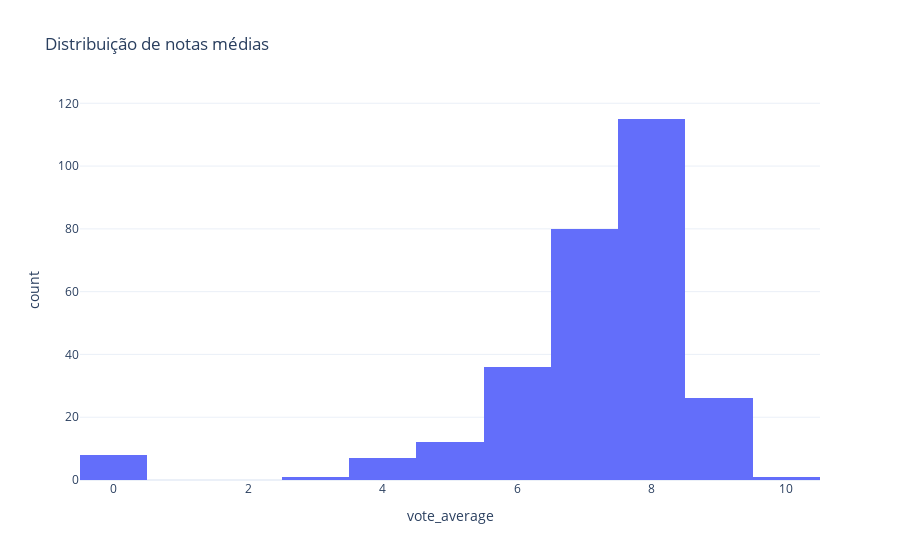
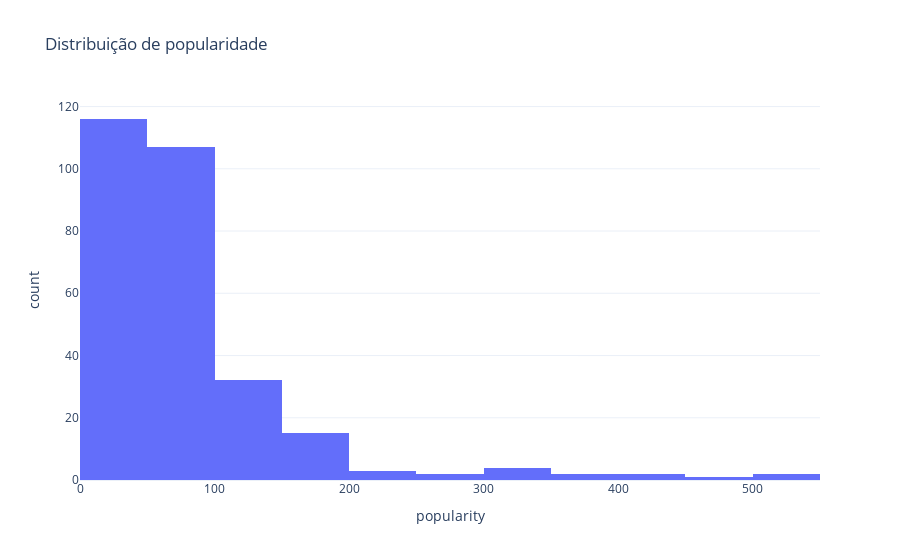

Notebook code for these charts, in order:
### Code cell
# Distribuição por notas e popularidade

fig_nota = px.histogram(
    df_modelagem,
    x="vote_average",
    nbins=20,
    title="Distribuição de notas médias"
)
fig_nota.update_layout(template="plotly_white")
fig_nota.show()

fig_pop = px.histogram(
    df_modelagem,
    x="popularity",
    nbins=20,
    title="Distribuição de popularidade"
)
fig_pop.update_layout(template="plotly_white")
fig_pop.show()

### Figure 1 — Plotly figure (JSON) as saved in the notebook; plotly's stock layout.template omitted (floating-point values rounded to 4 significant figures; data arrays with more than 128 entries replaced by an {"elided": "..."} marker saying what was removed)
{"data": [{"bingroup": "x", "hovertemplate": "vote_average=%{x}<br>count=%{y}<extra></extra>", "legendgroup": "", "marker": {"color": "#636efa", "pattern": {"shape": ""}}, "name": "", "nbinsx": 20, "orientation": "v", "showlegend": false, "type": "histogram", "x": {"elided": "286 float values"}, "xaxis": "x", "yaxis": "y"}], "layout": {"barmode": "relative", "legend": {"tracegroupgap": 0}, "title": {"text": "Distribuição de notas médias"}, "xaxis": {"anchor": "y", "domain": [0, 1], "title": {"text": "vote_average"}}, "yaxis": {"anchor": "x", "domain": [0, 1], "title": {"text": "count"}}}}

### Figure 2 — Plotly figure (JSON) as saved in the notebook; plotly's stock layout.template omitted (floating-point values rounded to 4 significant figures; data arrays with more than 128 entries replaced by an {"elided": "..."} marker saying what was removed)
{"data": [{"bingroup": "x", "hovertemplate": "popularity=%{x}<br>count=%{y}<extra></extra>", "legendgroup": "", "marker": {"color": "#636efa", "pattern": {"shape": ""}}, "name": "", "nbinsx": 20, "orientation": "v", "showlegend": false, "type": "histogram", "x": {"elided": "286 float values"}, "xaxis": "x", "yaxis": "y"}], "layout": {"barmode": "relative", "legend": {"tracegroupgap": 0}, "title": {"text": "Distribuição de popularidade"}, "xaxis": {"anchor": "y", "domain": [0, 1], "title": {"text": "popularity"}}, "yaxis": {"anchor": "x", "domain": [0, 1], "title": {"text": "count"}}}}
